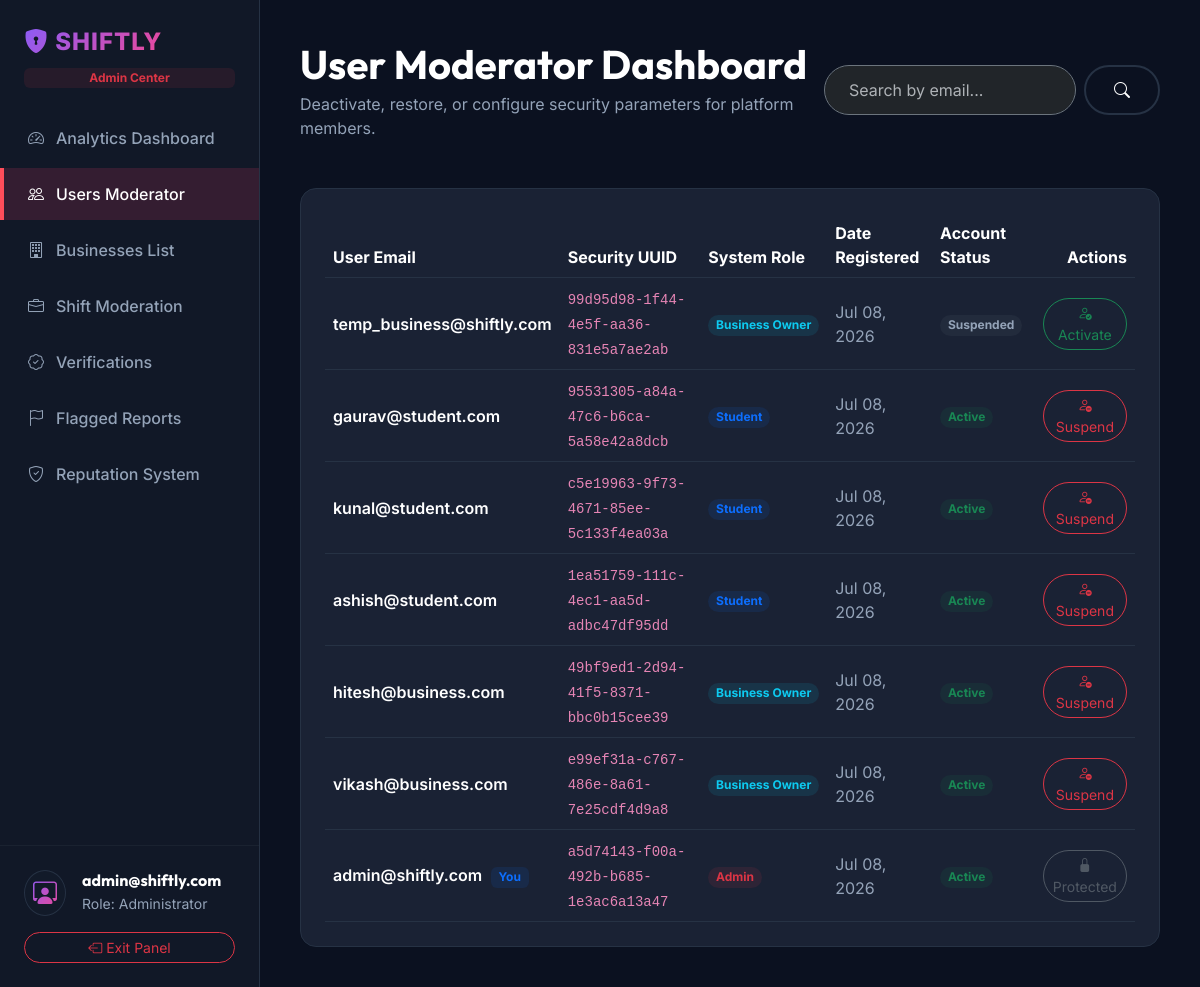
Page /api/v1/adminpanel/users/ (signed in) on the earlier database version.
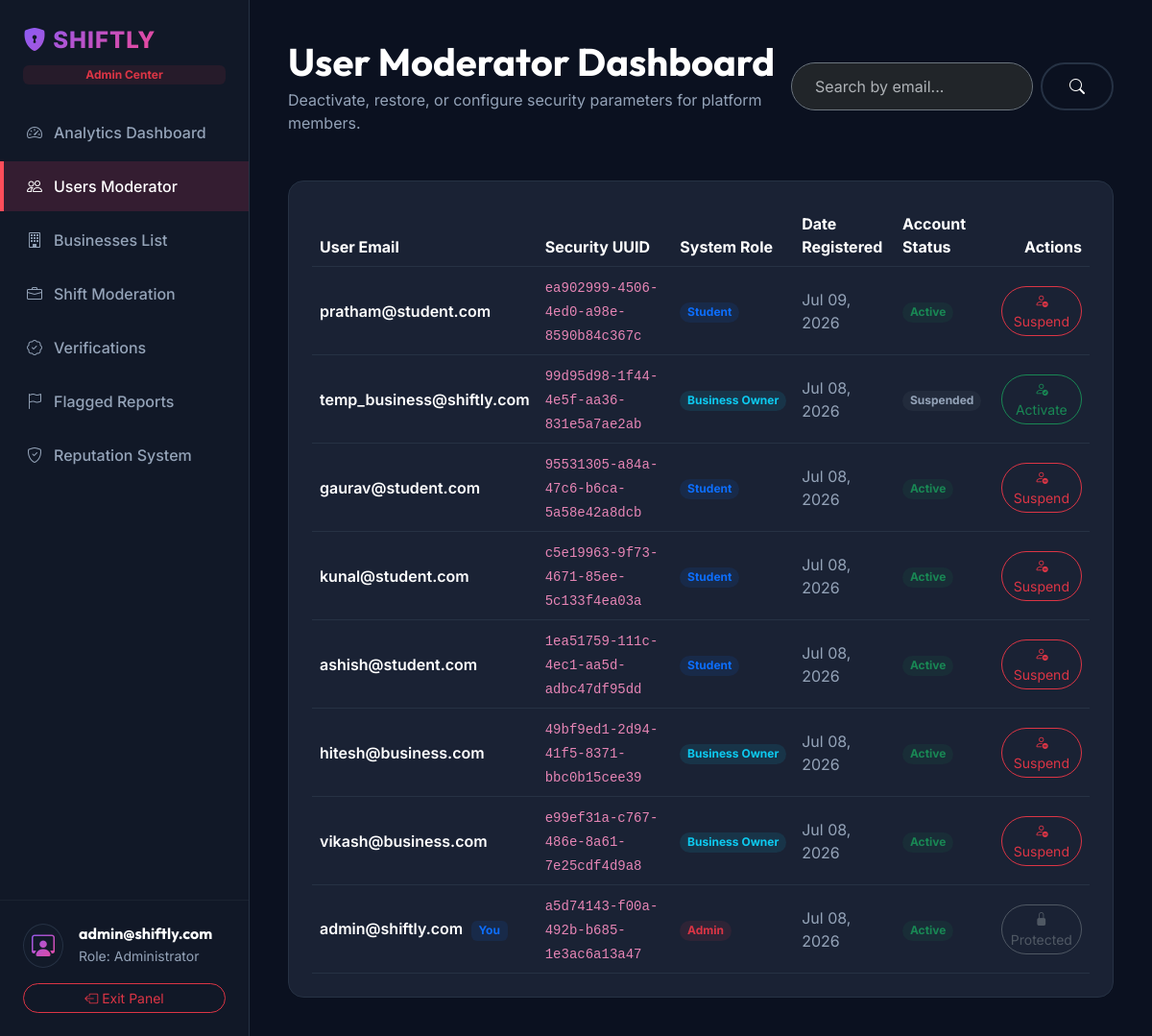
Same page on the later database version.
### accounts/models.py (models this page shows, shortened)
class User(AbstractUser):
    class Role(models.TextChoices):
        STUDENT = 'student', _('Student')
        BUSINESS = 'business', _('Business Owner')
        ADMIN = 'admin', _('Admin')
    class AccountStatus(models.TextChoices):
        PENDING = 'pending', _('Pending Approval')
        APPROVED = 'approved', _('Approved')
        REJECTED = 'rejected', _('Rejected')
        SUSPENDED = 'suspended', _('Suspended')
    username = None
    email = models.EmailField(_('email address'), unique=True)
    role = models.CharField(max_length=20, choices=Role.choices, default=Role.STUDENT)
    status = models.CharField(max_length=20, choices=AccountStatus.choices, default=AccountStatus.APPROVED)
    uuid = models.UUIDField(default=uuid.uuid4, editable=False, unique=True)
    is_active = models.BooleanField(default=True)
    is_verified = models.BooleanField(default=True)
    approved_by = models.ForeignKey('self', null=True, blank=True, on_delete=models.SET_NULL, related_name='approved_users')
    approved_at = models.DateTimeField(null=True, blank=True)
    created_at = models.DateTimeField(auto_now_add=True)
    updated_at = models.DateTimeField(auto_now=True)
    mfa_secret = models.CharField(max_length=255, blank=True, null=True)
    USERNAME_FIELD = 'email'
    REQUIRED_FIELDS = []
    objects = CustomUserManager()

### adminpanel/views.py (the view)
# urls.py: path('users/', AdminUsersView.as_view(), name='admin_users'),
class AdminUsersView(AdminRequiredMixin, ListView):
    template_name = 'adminpanel/users.html'
    context_object_name = 'users'
    paginate_by = 25
    def get_queryset(self):
        queryset = User.objects.all().order_by('-date_joined')
        query = self.request.GET.get('q')
        if query:
            queryset = queryset.filter(Q(email__icontains=query) | Q(role__icontains=query))
        return queryset

### adminpanel/views.py (called while the page is built)
    def dispatch(self, request, *args, **kwargs):
        if not request.user.is_authenticated:
            return self.handle_no_permission()
        if request.user.role != 'admin':
            raise PermissionDenied("Only administrators can access this area.")
        return super().dispatch(request, *args, **kwargs)

### templates/adminpanel/users.html (shortened to what the changed rows need)
{% extends 'adminpanel/base.html' %}
{% block content %}
<div class="container-fluid p-0">
    <div class="d-flex justify-content-between align-items-center mb-5">
        <div>
            <h1 class="text-white mb-1">User Moderator Dashboard</h1>
        </div>
    </div>
    <div class="dash-card p-4">
        {% if users %}
            <div class="table-responsive">
                <table class="table table-dark table-hover align-middle mb-0" style="--bs-table-bg: transparent; --bs-table-border-color: var(--dark-border);">
                    <thead>
                        <tr class="text-muted">
                            <th>User Email</th>
                            <th>Security UUID</th>
                            <th>System Role</th>
                            <th>Date Registered</th>
                            <th>Account Status</th>
                            <th class="text-end">Actions</th>
                        </tr>
                    </thead>
                    <tbody>
                        {% for user in users %}
                            <tr id="user-row-{{ user.id }}">
                                <td>
                                    <span class="fw-semibold text-white">{{ user.email }}</span>
                                    {% if user == request.user %}
                                        <span class="badge bg-primary bg-opacity-10 text-primary ms-1">You</span>
                                    {% endif %}
                                </td>
                                <td class="text-muted"><code>{{ user.uuid }}</code></td>
                                <td>
                                    <span class="badge
                                        {% if user.role == 'admin' %}bg-danger
                                        {% elif user.role == 'business' %}bg-info
                                        {% else %}bg-primary{% endif %}
                                        bg-opacity-10
                                        text-{% if user.role == 'admin' %}danger{% elif user.role == 'business' %}info{% else %}primary{% endif %}
                                        px-2.5 py-1.5 rounded-pill">
                                        {{ user.get_role_display }}
                                    </span>
                                </td>
                                <td class="text-muted">{{ user.date_joined|date:"M d, Y" }}</td>
                                <td id="user-status-{{ user.id }}">
                                    <span class="badge {% if user.is_active %}bg-success{% else %}bg-secondary{% endif %} bg-opacity-10 text-{% if user.is_active %}success{% else %}secondary{% endif %} px-2.5 py-1.5 rounded-pill">
                                        {% if user.is_active %}Active{% else %}Suspended{% endif %}
                                    </span>
                                </td>
                                <td class="text-end">
                                    {% if user != request.user %}
                                        <button class="btn btn-sm rounded-pill toggle-active-btn {% if user.is_active %}btn-outline-danger{% else %}btn-outline-success{% endif %}"
                                                data-id="{{ user.id }}"
                                                data-active="{{ user.is_active|yesno:'true,false' }}">
                                            {% if user.is_active %}
                                                <i class="bi bi-person-dash"></i> Suspend
                                            {% else %}
                                                <i class="bi bi-person-check"></i> Activate
                                            {% endif %}
                                        </button>
                                    {% else %}
                                        <button class="btn btn-sm btn-outline-secondary rounded-pill" disabled><i class="bi bi-lock-fill"></i> Protected</button>
                                    {% endif %}
                                </td>
                            </tr>
                        {% endfor %}
                    </tbody>
                </table>
            </div>
        {% else %}
            <div class="text-center py-5">
                <i class="bi bi-people-fill text-muted display-4"></i>
                <h5 class="text-white mt-3">No users found</h5>
                <p class="text-muted small mb-0">Search query returned 0 records.</p>
            </div>
        {% endif %}
    </div>
</div>
{% endblock %}

### templates/adminpanel/base.html (shortened to what this page needs)
<!DOCTYPE html>
<html lang="en" data-bs-theme="dark">
<head>
    <link href="https://cdn.jsdelivr.net/npm/bootstrap@5.3.3/dist/css/bootstrap.min.css" rel="stylesheet">
    <link rel="stylesheet" href="https://cdn.jsdelivr.net/npm/bootstrap-icons@1.11.3/font/bootstrap-icons.min.css">
    <link rel="stylesheet" href="/assets/css/main.css">
</head>
<body>
    <aside class="sidebar d-flex flex-column justify-content-between py-4">
        <div>
            <div class="px-4 mb-4">
                <a href="{% url 'admin_dashboard' %}" class="navbar-brand text-gradient-admin fs-4 fw-extrabold"><i class="bi bi-shield-lock-fill"></i> SHIFTLY</a>
                <span class="badge bg-danger bg-opacity-10 text-danger d-block mt-2 w-fit">Admin Center</span>
            </div>
            <nav class="d-flex flex-column gap-1">
                <a href="{% url 'admin_dashboard' %}" class="sidebar-link {% if request.resolver_match.url_name == 'admin_dashboard' %}active{% endif %}">
                    <i class="bi bi-speedometer2"></i> Analytics Dashboard
                </a>
                <a href="{% url 'admin_users' %}" class="sidebar-link {% if request.resolver_match.url_name == 'admin_users' %}active{% endif %}">
                    <i class="bi bi-people"></i> Users Moderator
                </a>
                <a href="{% url 'admin_businesses' %}" class="sidebar-link {% if request.resolver_match.url_name == 'admin_businesses' %}active{% endif %}">
                    <i class="bi bi-building"></i> Businesses List
                </a>
                <a href="{% url 'admin_jobs' %}" class="sidebar-link {% if request.resolver_match.url_name == 'admin_jobs' %}active{% endif %}">
                    <i class="bi bi-briefcase"></i> Shift Moderation
                </a>
                <a href="{% url 'admin_verifications' %}" class="sidebar-link {% if request.resolver_match.url_name == 'admin_verifications' %}active{% endif %}">
                    <i class="bi bi-patch-check"></i> Verifications
                </a>
                <a href="{% url 'admin_reports' %}" class="sidebar-link {% if request.resolver_match.url_name == 'admin_reports' %}active{% endif %}">
                    <i class="bi bi-flag"></i> Flagged Reports
                </a>
                <a href="{% url 'admin_reputation' %}" class="sidebar-link {% if request.resolver_match.url_name == 'admin_reputation' %}active{% endif %}">
                    <i class="bi bi-shield-check"></i> Reputation System
                </a>
            </nav>
        </div>
        <div class="px-4 border-top border-secondary border-opacity-10 pt-4">
            <div class="d-flex align-items-center gap-3 mb-3">
                <div class="bg-glass rounded-circle p-1">
                    <i class="bi bi-person-workspace text-gradient-admin fs-4 px-1"></i>
                </div>
                <div>
                    <h6 class="mb-0 text-white">{{ request.user.email|slice:":18" }}</h6>
                    <small class="text-muted">Role: Administrator</small>
                </div>
            </div>
            <a href="{% url 'logout_page' %}" class="btn btn-outline-danger btn-sm w-100 rounded-pill"><i class="bi bi-box-arrow-left"></i> Exit Panel</a>
        </div>
    </aside>
    <main class="main-content">
        {% block content %}{% endblock %}
    </main>
</body>
</html>

Differences in the rows shown:
added User: email "pratham@student.com", uuid "ea902999-4506-4ed0-a98e-8590b84c367c", role "Student", date_joined "Jul 09, 2026", is_active "Active"
